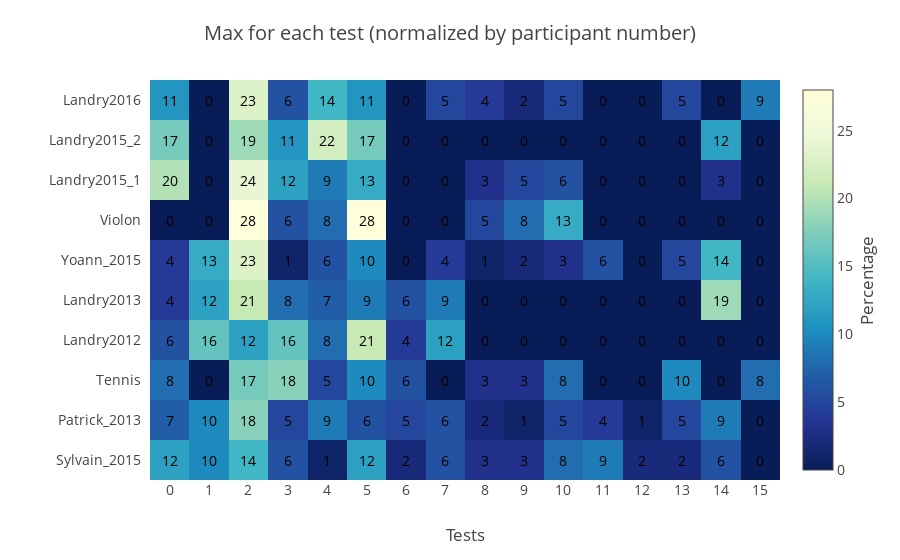

The notebook cell saved with this chart:
### Code cell
max_by_test = plot_max_by_test(
    df_normalized,
    ylabel=DATASET_NAMES,
    xtitle='Tests',
    title='Max for each test (normalized by participant number)')

py.iplot(max_by_test, filename='mvc/max_by_test')

### Figure 1 — Plotly figure (JSON) as saved in the notebook; plotly's stock layout.template omitted (floating-point values rounded to 4 significant figures; data arrays with more than 128 entries replaced by an {"elided": "..."} marker saying what was removed)
{"data": [{"colorbar": {"title": "Percentage", "titleside": "right"}, "colorscale": "YlGnBu", "showscale": true, "type": "heatmap", "x": null, "y": ["Landry2016", "Landry2015_2", "Landry2015_1", "Violon", "Yoann_2015", "Landry2013", "Landry2012", "Tennis", "Patrick_2013", "Sylvain_2015"], "z": {"elided": "10x16 int values"}}], "layout": {"annotations": [{"font": {"color": "#000000"}, "showarrow": false, "text": "11", "x": 0, "xref": "x1", "y": "Landry2016", "yref": "y1"}, {"font": {"color": "#000000"}, "showarrow": false, "text": "0", "x": 1, "xref": "x1", "y": "Landry2016", "yref": "y1"}, {"font": {"color": "#000000"}, "showarrow": false, "text": "23", "x": 2, "xref": "x1", "y": "Landry2016", "yref": "y1"}, {"font": {"color": "#000000"}, "showarrow": false, "text": "6", "x": 3, "xref": "x1", "y": "Landry2016", "yref": "y1"}, {"font": {"color": "#000000"}, "showarrow": false, "text": "14", "x": 4, "xref": "x1", "y": "Landry2016", "yref": "y1"}, {"font": {"color": "#000000"}, "showarrow": false, "text": "11", "x": 5, "xref": "x1", "y": "Landry2016", "yref": "y1"}, {"font": {"color": "#000000"}, "showarrow": false, "text": "0", "x": 6, "xref": "x1", "y": "Landry2016", "yref": "y1"}, {"font": {"color": "#000000"}, "showarrow": false, "text": "5", "x": 7, "xref": "x1", "y": "Landry2016", "yref": "y1"}, {"font": {"color": "#000000"}, "showarrow": false, "text": "4", "x": 8, "xref": "x1", "y": "Landry2016", "yref": "y1"}, {"font": {"color": "#000000"}, "showarrow": false, "text": "2", "x": 9, "xref": "x1", "y": "Landry2016", "yref": "y1"}, {"font": {"color": "#000000"}, "showarrow": false, "text": "5", "x": 10, "xref": "x1", "y": "Landry2016", "yref": "y1"}, {"font": {"color": "#000000"}, "showarrow": false, "text": "0", "x": 11, "xref": "x1", "y": "Landry2016", "yref": "y1"}, {"font": {"color": "#000000"}, "showarrow": false, "text": "0", "x": 12, "xref": "x1", "y": "Landry2016", "yref": "y1"}, {"font": {"color": "#000000"}, "showarrow": false, "text": "5", "x": 13, "xref": "x1", "y": "Landry2016", "yref": "y1"}, {"font": {"color": "#000000"}, "showarrow": false, "text": "0", "x": 14, "xref": "x1", "y": "Landry2016", "yref": "y1"}, {"font": {"color": "#000000"}, "showarrow": false, "text": "9", "x": 15, "xref": "x1", "y": "Landry2016", "yref": "y1"}, {"font": {"color": "#000000"}, "showarrow": false, "text": "17", "x": 0, "xref": "x1", "y": "Landry2015_2", "yref": "y1"}, {"font": {"color": "#000000"}, "showarrow": false, "text": "0", "x": 1, "xref": "x1", "y": "Landry2015_2", "yref": "y1"}, {"font": {"color": "#000000"}, "showarrow": false, "text": "19", "x": 2, "xref": "x1", "y": "Landry2015_2", "yref": "y1"}, {"font": {"color": "#000000"}, "showarrow": false, "text": "11", "x": 3, "xref": "x1", "y": "Landry2015_2", "yref": "y1"}, {"font": {"color": "#000000"}, "showarrow": false, "text": "22", "x": 4, "xref": "x1", "y": "Landry2015_2", "yref": "y1"}, {"font": {"color": "#000000"}, "showarrow": false, "text": "17", "x": 5, "xref": "x1", "y": "Landry2015_2", "yref": "y1"}, {"font": {"color": "#000000"}, "showarrow": false, "text": "0", "x": 6, "xref": "x1", "y": "Landry2015_2", "yref": "y1"}, {"font": {"color": "#000000"}, "showarrow": false, "text": "0", "x": 7, "xref": "x1", "y": "Landry2015_2", "yref": "y1"}, {"font": {"color": "#000000"}, "showarrow": false, "text": "0", "x": 8, "xref": "x1", "y": "Landry2015_2", "yref": "y1"}, {"font": {"color": "#000000"}, "showarrow": false, "text": "0", "x": 9, "xref": "x1", "y": "Landry2015_2", "yref": "y1"}, {"font": {"color": "#000000"}, "showarrow": false, "text": "0", "x": 10, "xref": "x1", "y": "Landry2015_2", "yref": "y1"}, {"font": {"color": "#000000"}, "showarrow": false, "text": "0", "x": 11, "xref": "x1", "y": "Landry2015_2", "yref": "y1"}, {"font": {"color": "#000000"}, "showarrow": false, "text": "0", "x": 12, "xref": "x1", "y": "Landry2015_2", "yref": "y1"}, {"font": {"color": "#000000"}, "showarrow": false, "text": "0", "x": 13, "xref": "x1", "y": "Landry2015_2", "yref": "y1"}, {"font": {"color": "#000000"}, "showarrow": false, "text": "12", "x": 14, "xref": "x1", "y": "Landry2015_2", "yref": "y1"}, {"font": {"color": "#000000"}, "showarrow": false, "text": "0", "x": 15, "xref": "x1", "y": "Landry2015_2", "yref": "y1"}, {"font": {"color": "#000000"}, "showarrow": false, "text": "20", "x": 0, "xref": "x1", "y": "Landry2015_1", "yref": "y1"}, {"font": {"color": "#000000"}, "showarrow": false, "text": "0", "x": 1, "xref": "x1", "y": "Landry2015_1", "yref": "y1"}, {"font": {"color": "#000000"}, "showarrow": false, "text": "24", "x": 2, "xref": "x1", "y": "Landry2015_1", "yref": "y1"}, {"font": {"color": "#000000"}, "showarrow": false, "text": "12", "x": 3, "xref": "x1", "y": "Landry2015_1", "yref": "y1"}, {"font": {"color": "#000000"}, "showarrow": false, "text": "9", "x": 4, "xref": "x1", "y": "Landry2015_1", "yref": "y1"}, {"font": {"color": "#000000"}, "showarrow": false, "text": "13", "x": 5, "xref": "x1", "y": "Landry2015_1", "yref": "y1"}, {"font": {"color": "#000000"}, "showarrow": false, "text": "0", "x": 6, "xref": "x1", "y": "Landry2015_1", "yref": "y1"}, {"font": {"color": "#000000"}, "showarrow": false, "text": "0", "x": 7, "xref": "x1", "y": "Landry2015_1", "yref": "y1"}, {"font": {"color": "#000000"}, "showarrow": false, "text": "3", "x": 8, "xref": "x1", "y": "Landry2015_1", "yref": "y1"}, {"font": {"color": "#000000"}, "showarrow": false, "text": "5", "x": 9, "xref": "x1", "y": "Landry2015_1", "yref": "y1"}, {"font": {"color": "#000000"}, "showarrow": false, "text": "6", "x": 10, "xref": "x1", "y": "Landry2015_1", "yref": "y1"}, {"font": {"color": "#000000"}, "showarrow": false, "text": "0", "x": 11, "xref": "x1", "y": "Landry2015_1", "yref": "y1"}, {"font": {"color": "#000000"}, "showarrow": false, "text": "0", "x": 12, "xref": "x1", "y": "Landry2015_1", "yref": "y1"}, {"font": {"color": "#000000"}, "showarrow": false, "text": "0", "x": 13, "xref": "x1", "y": "Landry2015_1", "yref": "y1"}, {"font": {"color": "#000000"}, "showarrow": false, "text": "3", "x": 14, "xref": "x1", "y": "Landry2015_1", "yref": "y1"}, {"font": {"color": "#000000"}, "showarrow": false, "text": "0", "x": 15, "xref": "x1", "y": "Landry2015_1", "yref": "y1"}, {"font": {"color": "#000000"}, "showarrow": false, "text": "0", "x": 0, "xref": "x1", "y": "Violon", "yref": "y1"}, {"font": {"color": "#000000"}, "showarrow": false, "text": "0", "x": 1, "xref": "x1", "y": "Violon", "yref": "y1"}, {"font": {"color": "#000000"}, "showarrow": false, "text": "28", "x": 2, "xref": "x1", "y": "Violon", "yref": "y1"}, {"font": {"color": "#000000"}, "showarrow": false, "text": "6", "x": 3, "xref": "x1", "y": "Violon", "yref": "y1"}, {"font": {"color": "#000000"}, "showarrow": false, "text": "8", "x": 4, "xref": "x1", "y": "Violon", "yref": "y1"}, {"font": {"color": "#000000"}, "showarrow": false, "text": "28", "x": 5, "xref": "x1", "y": "Violon", "yref": "y1"}, {"font": {"color": "#000000"}, "showarrow": false, "text": "0", "x": 6, "xref": "x1", "y": "Violon", "yref": "y1"}, {"font": {"color": "#000000"}, "showarrow": false, "text": "0", "x": 7, "xref": "x1", "y": "Violon", "yref": "y1"}, {"font": {"color": "#000000"}, "showarrow": false, "text": "5", "x": 8, "xref": "x1", "y": "Violon", "yref": "y1"}, {"font": {"color": "#000000"}, "showarrow": false, "text": "8", "x": 9, "xref": "x1", "y": "Violon", "yref": "y1"}, {"font": {"color": "#000000"}, "showarrow": false, "text": "13", "x": 10, "xref": "x1", "y": "Violon", "yref": "y1"}, {"font": {"color": "#000000"}, "showarrow": false, "text": "0", "x": 11, "xref": "x1", "y": "Violon", "yref": "y1"}, {"font": {"color": "#000000"}, "showarrow": false, "text": "0", "x": 12, "xref": "x1", "y": "Violon", "yref": "y1"}, {"font": {"color": "#000000"}, "showarrow": false, "text": "0", "x": 13, "xref": "x1", "y": "Violon", "yref": "y1"}, {"font": {"color": "#000000"}, "showarrow": false, "text": "0", "x": 14, "xref": "x1", "y": "Violon", "yref": "y1"}, {"font": {"color": "#000000"}, "showarrow": false, "text": "0", "x": 15, "xref": "x1", "y": "Violon", "yref": "y1"}, {"font": {"color": "#000000"}, "showarrow": false, "text": "4", "x": 0, "xref": "x1", "y": "Yoann_2015", "yref": "y1"}, {"font": {"color": "#000000"}, "showarrow": false, "text": "13", "x": 1, "xref": "x1", "y": "Yoann_2015", "yref": "y1"}, {"font": {"color": "#000000"}, "showarrow": false, "text": "23", "x": 2, "xref": "x1", "y": "Yoann_2015", "yref": "y1"}, {"font": {"color": "#000000"}, "showarrow": false, "text": "1", "x": 3, "xref": "x1", "y": "Yoann_2015", "yref": "y1"}, {"font": {"color": "#000000"}, "showarrow": false, "text": "6", "x": 4, "xref": "x1", "y": "Yoann_2015", "yref": "y1"}, {"font": {"color": "#000000"}, "showarrow": false, "text": "10", "x": 5, "xref": "x1", "y": "Yoann_2015", "yref": "y1"}, {"font": {"color": "#000000"}, "showarrow": false, "text": "0", "x": 6, "xref": "x1", "y": "Yoann_2015", "yref": "y1"}, {"font": {"color": "#000000"}, "showarrow": false, "text": "4", "x": 7, "xref": "x1", "y": "Yoann_2015", "yref": "y1"}, {"font": {"color": "#000000"}, "showarrow": false, "text": "1", "x": 8, "xref": "x1", "y": "Yoann_2015", "yref": "y1"}, {"font": {"color": "#000000"}, "showarrow": false, "text": "2", "x": 9, "xref": "x1", "y": "Yoann_2015", "yref": "y1"}, {"font": {"color": "#000000"}, "showarrow": false, "text": "3", "x": 10, "xref": "x1", "y": "Yoann_2015", "yref": "y1"}, {"font": {"color": "#000000"}, "showarrow": false, "text": "6", "x": 11, "xref": "x1", "y": "Yoann_2015", "yref": "y1"}, {"font": {"color": "#000000"}, "showarrow": false, "text": "0", "x": 12, "xref": "x1", "y": "Yoann_2015", "yref": "y1"}, {"font": {"color": "#000000"}, "showarrow": false, "text": "5", "x": 13, "xref": "x1", "y": "Yoann_2015", "yref": "y1"}, {"font": {"color": "#000000"}, "showarrow": false, "text": "14", "x": 14, "xref": "x1", "y": "Yoann_2015", "yref": "y1"}, {"font": {"color": "#000000"}, "showarrow": false, "text": "0", "x": 15, "xref": "x1", "y": "Yoann_2015", "yref": "y1"}, {"font": {"color": "#000000"}, "showarrow": false, "text": "4", "x": 0, "xref": "x1", "y": "Landry2013", "yref": "y1"}, {"font": {"color": "#000000"}, "showarrow": false, "text": "12", "x": 1, "xref": "x1", "y": "Landry2013", "yref": "y1"}, {"font": {"color": "#000000"}, "showarrow": false, "text": "21", "x": 2, "xref": "x1", "y": "Landry2013", "yref": "y1"}, {"font": {"color": "#000000"}, "showarrow": false, "text": "8", "x": 3, "xref": "x1", "y": "Landry2013", "yref": "y1"}, {"font": {"color": "#000000"}, "showarrow": false, "text": "7", "x": 4, "xref": "x1", "y": "Landry2013", "yref": "y1"}, {"font": {"color": "#000000"}, "showarrow": false, "text": "9", "x": 5, "xref": "x1", "y": "Landry2013", "yref": "y1"}, {"font": {"color": "#000000"}, "showarrow": false, "text": "6", "x": 6, "xref": "x1", "y": "Landry2013", "yref": "y1"}, {"font": {"color": "#000000"}, "showarrow": false, "text": "9", "x": 7, "xref": "x1", "y": "Landry2013", "yref": "y1"}, {"font": {"color": "#000000"}, "showarrow": false, "text": "0", "x": 8, "xref": "x1", "y": "Landry2013", "yref": "y1"}, {"font": {"color": "#000000"}, "showarrow": false, "text": "0", "x": 9, "xref": "x1", "y": "Landry2013", "yref": "y1"}, {"font": {"color": "#000000"}, "showarrow": false, "text": "0", "x": 10, "xref": "x1", "y": "Landry2013", "yref": "y1"}, {"font": {"color": "#000000"}, "showarrow": false, "text": "0", "x": 11, "xref": "x1", "y": "Landry2013", "yref": "y1"}, {"font": {"color": "#000000"}, "showarrow": false, "text": "0", "x": 12, "xref": "x1", "y": "Landry2013", "yref": "y1"}, {"font": {"color": "#000000"}, "showarrow": false, "text": "0", "x": 13, "xref": "x1", "y": "Landry2013", "yref": "y1"}, {"font": {"color": "#000000"}, "showarrow": false, "text": "19", "x": 14, "xref": "x1", "y": "Landry2013", "yref": "y1"}, {"font": {"color": "#000000"}, "showarrow": false, "text": "0", "x": 15, "xref": "x1", "y": "Landry2013", "yref": "y1"}, {"font": {"color": "#000000"}, "showarrow": false, "text": "6", "x": 0, "xref": "x1", "y": "Landry2012", "yref": "y1"}, {"font": {"color": "#000000"}, "showarrow": false, "text": "16", "x": 1, "xref": "x1", "y": "Landry2012", "yref": "y1"}, {"font": {"color": "#000000"}, "showarrow": false, "text": "12", "x": 2, "xref": "x1", "y": "Landry2012", "yref": "y1"}, {"font": {"color": "#000000"}, "showarrow": false, "text": "16", "x": 3, "xref": "x1", "y": "Landry2012", "yref": "y1"}, {"font": {"color": "#000000"}, "showarrow": false, "text": "8", "x": 4, "xref": "x1", "y": "Landry2012", "yref": "y1"}, {"font": {"color": "#000000"}, "showarrow": false, "text": "21", "x": 5, "xref": "x1", "y": "Landry2012", "yref": "y1"}, {"font": {"color": "#000000"}, "showarrow": false, "text": "4", "x": 6, "xref": "x1", "y": "Landry2012", "yref": "y1"}, {"font": {"color": "#000000"}, "showarrow": false, "text": "12", "x": 7, "xref": "x1", "y": "Landry2012", "yref": "y1"}, {"font": {"color": "#000000"}, "showarrow": false, "text": "0", "x": 8, "xref": "x1", "y": "Landry2012", "yref": "y1"}, {"font": {"color": "#000000"}, "showarrow": false, "text": "0", "x": 9, "xref": "x1", "y": "Landry2012", "yref": "y1"}, {"font": {"color": "#000000"}, "showarrow": false, "text": "0", "x": 10, "xref": "x1", "y": "Landry2012", "yref": "y1"}, {"font": {"color": "#000000"}, "showarrow": false, "text": "0", "x": 11, "xref": "x1", "y": "Landry2012", "yref": "y1"}, {"font": {"color": "#000000"}, "showarrow": false, "text": "0", "x": 12, "xref": "x1", "y": "Landry2012", "yref": "y1"}, {"font": {"color": "#000000"}, "showarrow": false, "text": "0", "x": 13, "xref": "x1", "y": "Landry2012", "yref": "y1"}, {"font": {"color": "#000000"}, "showarrow": false, "text": "0", "x": 14, "xref": "x1", "y": "Landry2012", "yref": "y1"}, {"font": {"color": "#000000"}, "showarrow": false, "text": "0", "x": 15, "xref": "x1", "y": "Landry2012", "yref": "y1"}, {"font": {"color": "#000000"}, "showarrow": false, "text": "8", "x": 0, "xref": "x1", "y": "Tennis", "yref": "y1"}, {"font": {"color": "#000000"}, "showarrow": false, "text": "0", "x": 1, "xref": "x1", "y": "Tennis", "yref": "y1"}, {"font": {"color": "#000000"}, "showarrow": false, "text": "17", "x": 2, "xref": "x1", "y": "Tennis", "yref": "y1"}, {"font": {"color": "#000000"}, "showarrow": false, "text": "18", "x": 3, "xref": "x1", "y": "Tennis", "yref": "y1"}, {"font": {"color": "#000000"}, "showarrow": false, "text": "5", "x": 4, "xref": "x1", "y": "Tennis", "yref": "y1"}, {"font": {"color": "#000000"}, "showarrow": false, "text": "10", "x": 5, "xref": "x1", "y": "Tennis", "yref": "y1"}, {"font": {"color": "#000000"}, "showarrow": false, "text": "6", "x": 6, "xref": "x1", "y": "Tennis", "yref": "y1"}, {"font": {"color": "#000000"}, "showarrow": false, "text": "0", "x": 7, "xref": "x1", "y": "Tennis", "yref": "y1"}, {"font": {"color": "#000000"}, "showarrow": false, "text": "3", "x": 8, "xref": "x1", "y": "Tennis", "yref": "y1"}, {"font": {"color": "#000000"}, "showarrow": false, "text": "3", "x": 9, "xref": "x1", "y": "Tennis", "yref": "y1"}, {"font": {"color": "#000000"}, "showarrow": false, "text": "8", "x": 10, "xref": "x1", "y": "Tennis", "yref": "y1"}, {"font": {"color": "#000000"}, "showarrow": false, "text": "0", "x": 11, "xref": "x1", "y": "Tennis", "yref": "y1"}, {"font": {"color": "#000000"}, "showarrow": false, "text": "0", "x": 12, "xref": "x1", "y": "Tennis", "yref": "y1"}, {"font": {"color": "#000000"}, "showarrow": false, "text": "10", "x": 13, "xref": "x1", "y": "Tennis", "yref": "y1"}, {"font": {"color": "#000000"}, "showarrow": false, "text": "0", "x": 14, "xref": "x1", "y": "Tennis", "yref": "y1"}, {"font": {"color": "#000000"}, "showarrow": false, "text": "8", "x": 15, "xref": "x1", "y": "Tennis", "yref": "y1"}, {"font": {"color": "#000000"}, "showarrow": false, "text": "7", "x": 0, "xref": "x1", "y": "Patrick_2013", "yref": "y1"}, {"font": {"color": "#000000"}, "showarrow": false, "text": "10", "x": 1, "xref": "x1", "y": "Patrick_2013", "yref": "y1"}, {"font": {"color": "#000000"}, "showarrow": false, "text": "18", "x": 2, "xref": "x1", "y": "Patrick_2013", "yref": "y1"}, {"font": {"color": "#000000"}, "showarrow": false, "text": "5", "x": 3, "xref": "x1", "y": "Patrick_2013", "yref": "y1"}, {"font": {"color": "#000000"}, "showarrow": false, "text": "9", "x": 4, "xref": "x1", "y": "Patrick_2013", "yref": "y1"}, {"font": {"color": "#000000"}, "showarrow": false, "text": "6", "x": 5, "xref": "x1", "y": "Patrick_2013", "yref": "y1"}, {"font": {"color": "#000000"}, "showarrow": false, "text": "5", "x": 6, "xref": "x1", "y": "Patrick_2013", "yref": "y1"}, {"font": {"color": "#000000"}, "showarrow": false, "text": "6", "x": 7, "xref": "x1", "y": "Patrick_2013", "yref": "y1"}, {"font": {"color": "#000000"}, "showarrow": false, "text": "2", "x": 8, "xref": "x1", "y": "Patrick_2013", "yref": "y1"}, {"font": {"color": "#000000"}, "showarrow": false, "text": "1", "x": 9, "xref": "x1", "y": "Patrick_2013", "yref": "y1"}, {"font": {"color": "#000000"}, "showarrow": false, "text": "5", "x": 10, "xref": "x1", "y": "Patrick_2013", "yref": "y1"}, {"font": {"color": "#000000"}, "showarrow": false, "text": "4", "x": 11, "xref": "x1", "y": "Patrick_2013", "yref": "y1"}, {"font": {"color": "#000000"}, "showarrow": false, "text": "1", "x": 12, "xref": "x1", "y": "Patrick_2013", "yref": "y1"}, {"font": {"color": "#000000"}, "showarrow": false, "text": "5", "x": 13, "xref": "x1", "y": "Patrick_2013", "yref": "y1"}, {"font": {"color": "#000000"}, "showarrow": false, "text": "9", "x": 14, "xref": "x1", "y": "Patrick_2013", "yref": "y1"}, {"font": {"color": "#000000"}, "showarrow": false, "text": "0", "x": 15, "xref": "x1", "y": "Patrick_2013", "yref": "y1"}, {"font": {"color": "#000000"}, "showarrow": false, "text": "12", "x": 0, "xref": "x1", "y": "Sylvain_2015", "yref": "y1"}, {"font": {"color": "#000000"}, "showarrow": false, "text": "10", "x": 1, "xref": "x1", "y": "Sylvain_2015", "yref": "y1"}, {"font": {"color": "#000000"}, "showarrow": false, "text": "14", "x": 2, "xref": "x1", "y": "Sylvain_2015", "yref": "y1"}, {"font": {"color": "#000000"}, "showarrow": false, "text": "6", "x": 3, "xref": "x1", "y": "Sylvain_2015", "yref": "y1"}, {"font": {"color": "#000000"}, "showarrow": false, "text": "1", "x": 4, "xref": "x1", "y": "Sylvain_2015", "yref": "y1"}, {"font": {"color": "#000000"}, "showarrow": false, "text": "12", "x": 5, "xref": "x1", "y": "Sylvain_2015", "yref": "y1"}, {"font": {"color": "#000000"}, "showarrow": false, "text": "2", "x": 6, "xref": "x1", "y": "Sylvain_2015", "yref": "y1"}, {"font": {"color": "#000000"}, "showarrow": false, "text": "6", "x": 7, "xref": "x1", "y": "Sylvain_2015", "yref": "y1"}, {"font": {"color": "#000000"}, "showarrow": false, "text": "3", "x": 8, "xref": "x1", "y": "Sylvain_2015", "yref": "y1"}, {"font": {"color": "#000000"}, "showarrow": false, "text": "3", "x": 9, "xref": "x1", "y": "Sylvain_2015", "yref": "y1"}, {"font": {"color": "#000000"}, "showarrow": false, "text": "8", "x": 10, "xref": "x1", "y": "Sylvain_2015", "yref": "y1"}, {"font": {"color": "#000000"}, "showarrow": false, "text": "9", "x": 11, "xref": "x1", "y": "Sylvain_2015", "yref": "y1"}, {"font": {"color": "#000000"}, "showarrow": false, "text": "2", "x": 12, "xref": "x1", "y": "Sylvain_2015", "yref": "y1"}, {"font": {"color": "#000000"}, "showarrow": false, "text": "2", "x": 13, "xref": "x1", "y": "Sylvain_2015", "yref": "y1"}, {"font": {"color": "#000000"}, "showarrow": false, "text": "6", "x": 14, "xref": "x1", "y": "Sylvain_2015", "yref": "y1"}, {"font": {"color": "#000000"}, "showarrow": false, "text": "0", "x": 15, "xref": "x1", "y": "Sylvain_2015", "yref": "y1"}], "font": {"size": 14}, "hovermode": "closest", "margin": {"b": 80, "l": 150, "pad": 0, "r": 80, "t": 80}, "title": "Max for each test (normalized by participant number)", "xaxis": {"dtick": 1, "gridcolor": "rgb(0, 0, 0)", "side": "bottom", "ticks": "", "title": "Tests"}, "yaxis": {"autorange": "reversed", "dtick": 1, "ticks": "", "ticksuffix": "  ", "title": null}}}
